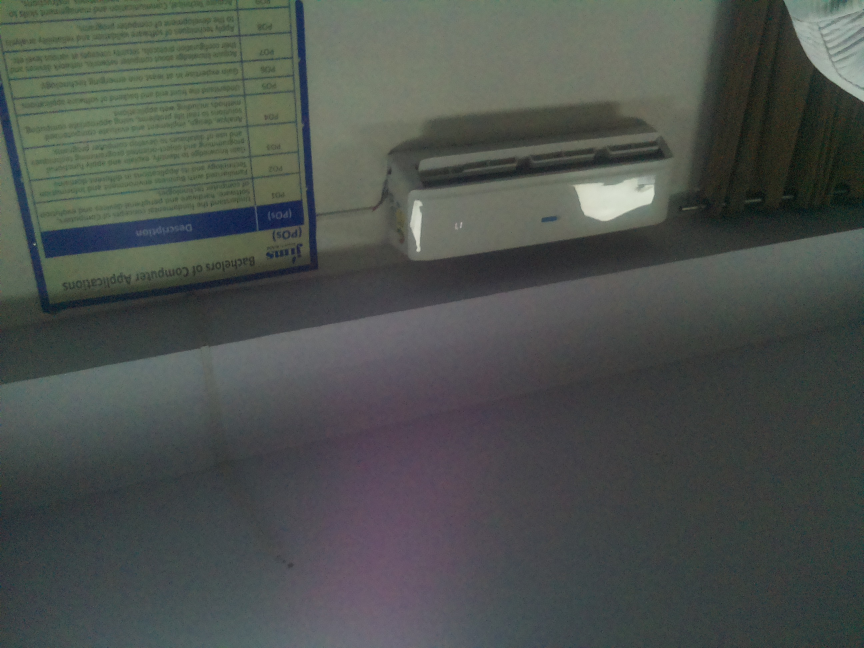
#> input picture hardware/ndvi/assets/imgZ1.jpg, 2592 x 1944 px (shown at 1/3 size)
$ python main.py   (older library calls are emulated)
#> lines starting #> are read from the running program, lines starting #| are printed output that depends on the picture
import cv2
import numpy as np

# Load images
rgb_image = cv2.imread('assets/imgZ1.jpg')  # Load RGB image in color
#> rgb_image is the input picture: shape (1944, 2592, 3); mean B, G, R 78.1, 82.1, 76.8
noir_image = cv2.imread('assets/img1.jpg', 0)  # Load NOIR image in grayscale
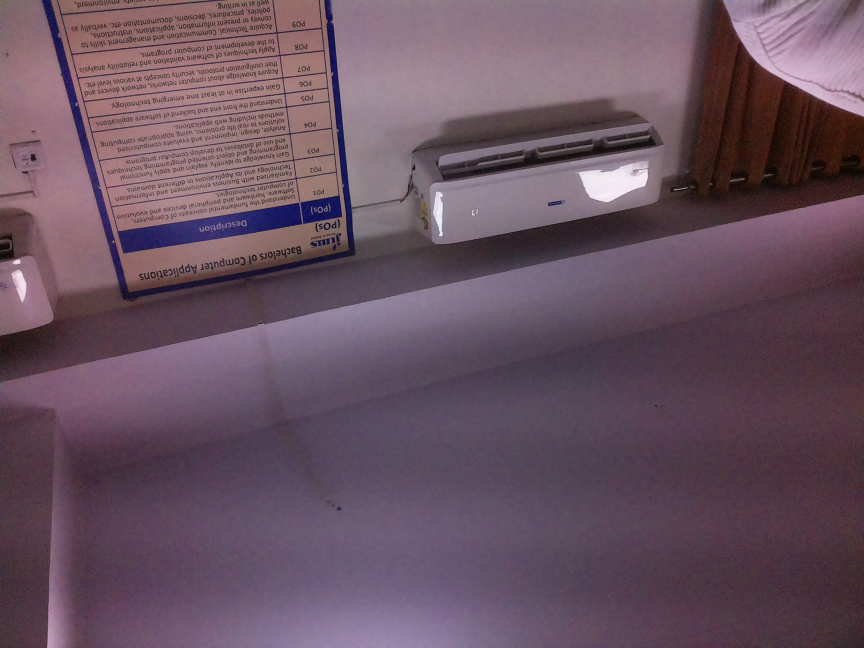
#> input picture hardware/ndvi/assets/img1.jpg, 2592 x 1944 px (shown at 1/3 size)
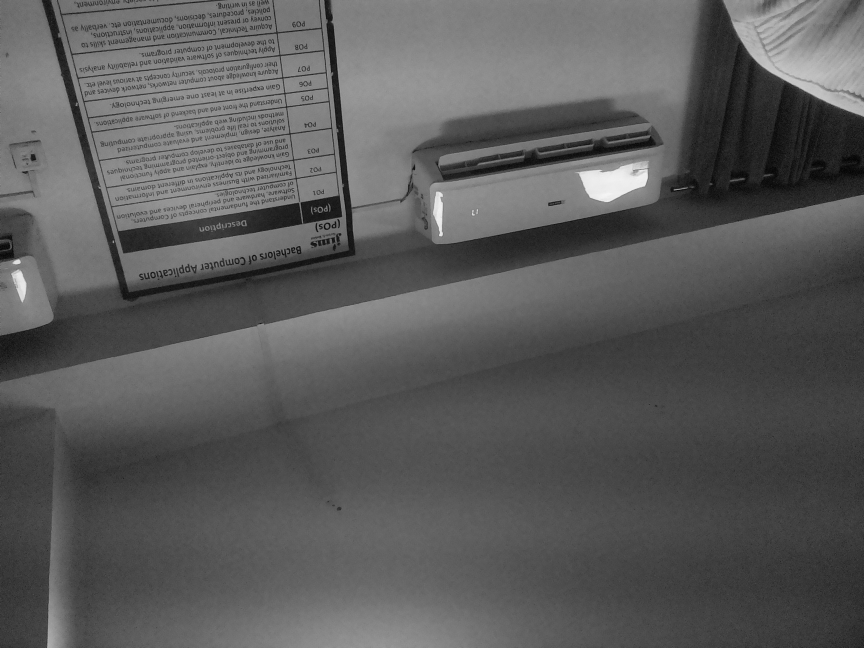
#> noir_image: shape (1944, 2592) (shown at 1/3 size); min 0, max 248, mean 90.7

# Initialize feature detector
sift = cv2.SIFT_create()

# Detect keypoints and descriptors
kp1, des1 = sift.detectAndCompute(cv2.cvtColor(rgb_image, cv2.COLOR_BGR2GRAY), None)
#> kp1 = 832 keypoints; strongest (x, y, size): (1836, 599, 116.5), (104, 733, 4.1), (1255, 748, 8.6), (1384, 670, 4)
kp2, des2 = sift.detectAndCompute(noir_image, None)
#> kp2 = 13191 keypoints; strongest (x, y, size): (1838, 551, 104.3), (340, 726, 3.2), (51, 785, 11.8), (937, 288, 1.9)

# Match features
bf = cv2.BFMatcher()
matches = bf.knnMatch(des1, des2, k=2)
#> matches = 832 matches

# Filter good matches
good_matches = []
for m, n in matches:
    if m.distance < 0.75 * n.distance:
        good_matches.append(m)
#> after the loop, good_matches = 65 matches

# Compute homography
if len(good_matches) > 10:
    src_pts = np.float32([kp1[m.queryIdx].pt for m in good_matches]).reshape(-1, 1, 2)
#> src_pts = 65 rows, first 8: [137.3, 909.1], [208, 815.2], [515.2, 324.5], [565.4, 683.4], [597.3, 805.2], [654.3, 797.2], [715.2, 787.4], [758.3, 687.5]
    dst_pts = np.float32([kp2[m.trainIdx].pt for m in good_matches]).reshape(-1, 1, 2)
#> dst_pts = 65 rows, first 8: [376.6, 876.6], [423.2, 795.5], [760.3, 514.2], [731.2, 669.6], [762.8, 773], [810.7, 764.6], [861.9, 754.4], [896.2, 667.6]
    H, _ = cv2.findHomography(dst_pts, src_pts, cv2.RANSAC, 5.0)
#> H = [[1.3, 0.00131, -346.8], [0.0774, 1.3, -191.5], [4.26e-05, 6.45e-05, 1]]

    # Warp the NOIR image to align with the RGB image
    aligned_noir = cv2.warpPerspective(noir_image, H, (rgb_image.shape[1], rgb_image.shape[0]))
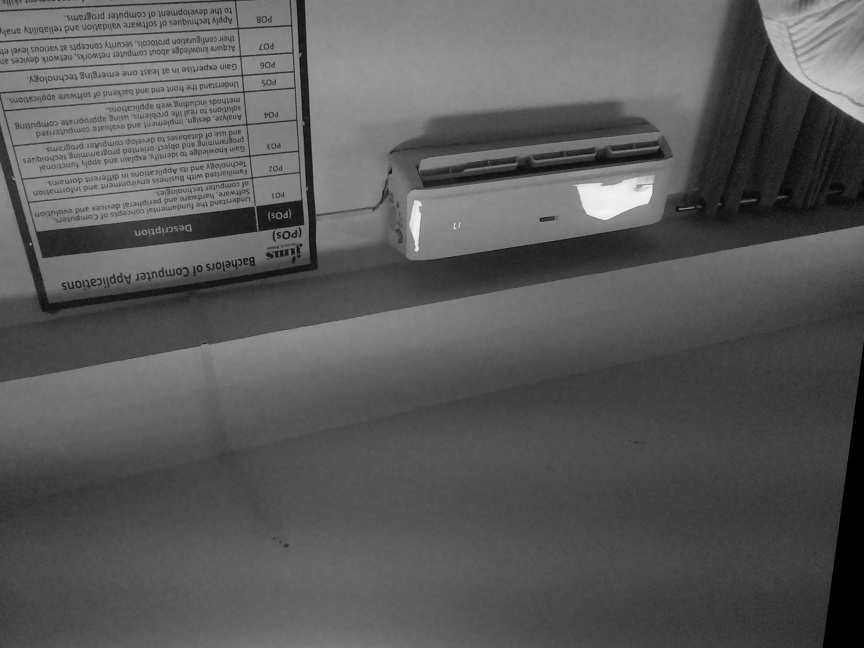
#> aligned_noir: shape (1944, 2592) (shown at 1/3 size); min 0, max 247, mean 89.8

    # Extract the Red channel from the RGB image
    red_channel = rgb_image[:, :, 2].astype(float)

    # Calculate NDVI
    ndvi = (aligned_noir.astype(float) - red_channel) / (aligned_noir.astype(float) + red_channel + 1e-10)  # Add small value to avoid division by zero
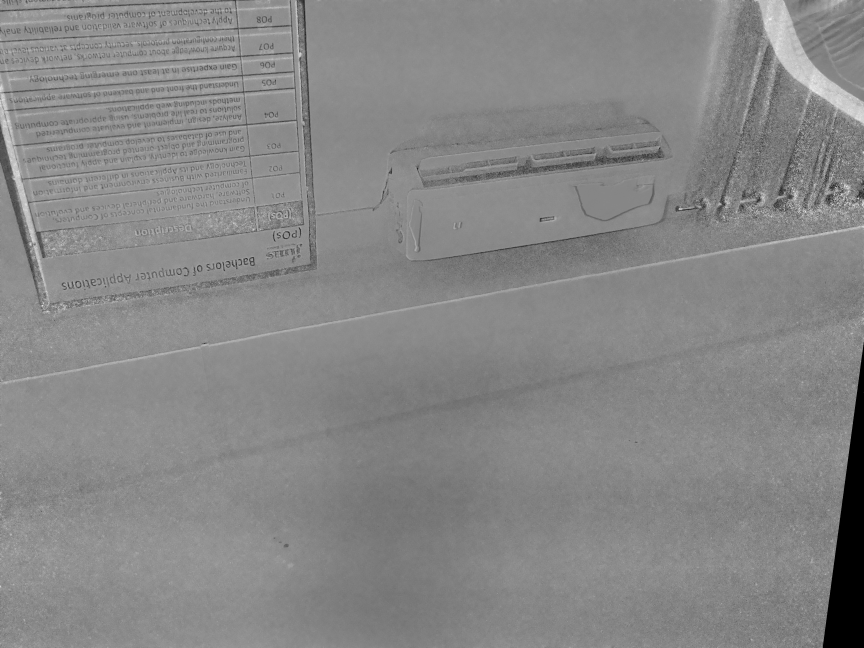
#> ndvi: shape (1944, 2592) float64 (shown at 1/3 size); min -1, max 1, mean 0.0599; drawn with min black and max white

    # Normalize NDVI to the range [0, 255] for display
    ndvi_normalized = cv2.normalize(ndvi, None, 0, 255, cv2.NORM_MINMAX, cv2.CV_8U)

    # Apply a colormap to the NDVI image for better visualization
    ndvi_colormap = cv2.applyColorMap(ndvi_normalized, cv2.COLORMAP_JET)

    # Resize the NDVI image to fit the screen
    scale_percent = 50  # Adjust this value to resize the image (e.g., 50% of original size)
    width = int(ndvi_colormap.shape[1] * scale_percent / 100)
#> width = 1296
    height = int(ndvi_colormap.shape[0] * scale_percent / 100)
#> height = 972
    resized_ndvi = cv2.resize(ndvi_colormap, (width, height))
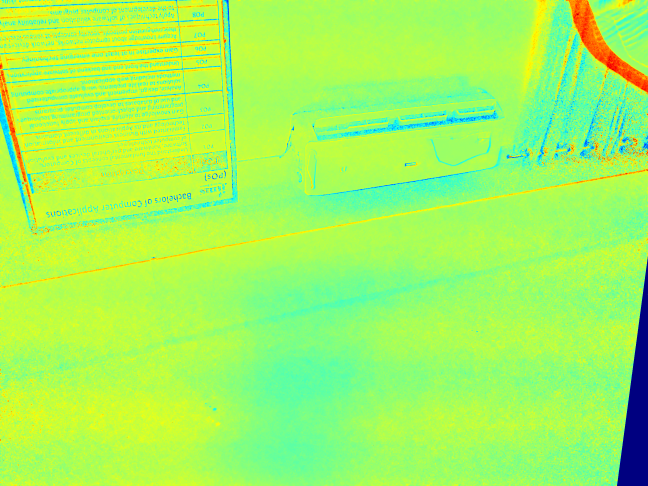
#> resized_ndvi: shape (972, 1296, 3) (shown at 1/2 size); mean B, G, R 93, 249.3, 161.5

    # Create a legend
    legend_width = 100
    legend_height = resized_ndvi.shape[0]  # Match the height of the resized NDVI image
#> legend_height = 972
    legend = np.zeros((legend_height, legend_width, 3), dtype=np.uint8)

    # Fill the legend with a gradient representing the colormap
    for i in range(legend_height):
        color_value = int((i / legend_height) * 255)  # Map height to [0, 255]
        color = cv2.applyColorMap(np.array([[color_value]], dtype=np.uint8), cv2.COLORMAP_JET)
        legend[i, :] = color
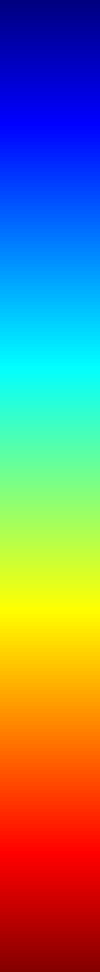
#> legend: shape (972, 100, 3); mean of channels 0, 1, 2 120, 127.2, 119.4; drawn as B, G, R

    # Add text to the legend
    font = cv2.FONT_HERSHEY_SIMPLEX
    cv2.putText(legend, 'High', (10, 30), font, 0.5, (255, 255, 255), 1, cv2.LINE_AA)
    cv2.putText(legend, 'Low', (10, legend_height - 20), font, 0.5, (255, 255, 255), 1, cv2.LINE_AA)

    # Combine the NDVI image and the legend
    combined_image = np.hstack((resized_ndvi, legend))
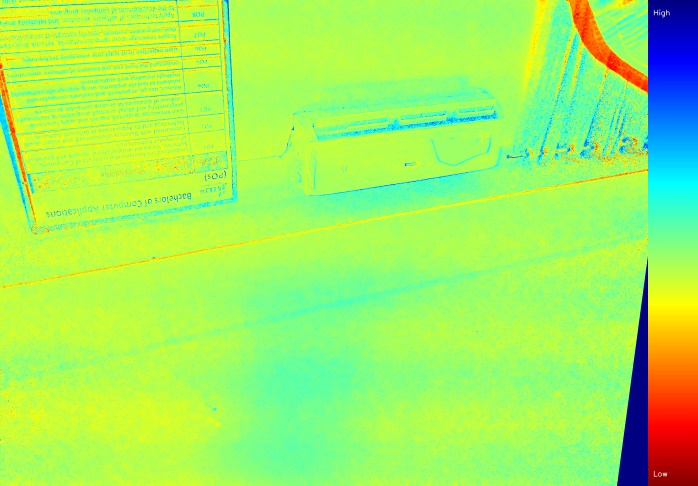
#> combined_image: shape (972, 1396, 3) (shown at 1/2 size); mean B, G, R 95, 240.6, 158.5

    # Display the combined image
    cv2.imshow('NDVI Result with Legend', combined_image)
    cv2.waitKey(0)  # Wait for a key press to close the window
    cv2.destroyAllWindows()  # Close all OpenCV windows
else:
    print("Not enough matches to align images.")
